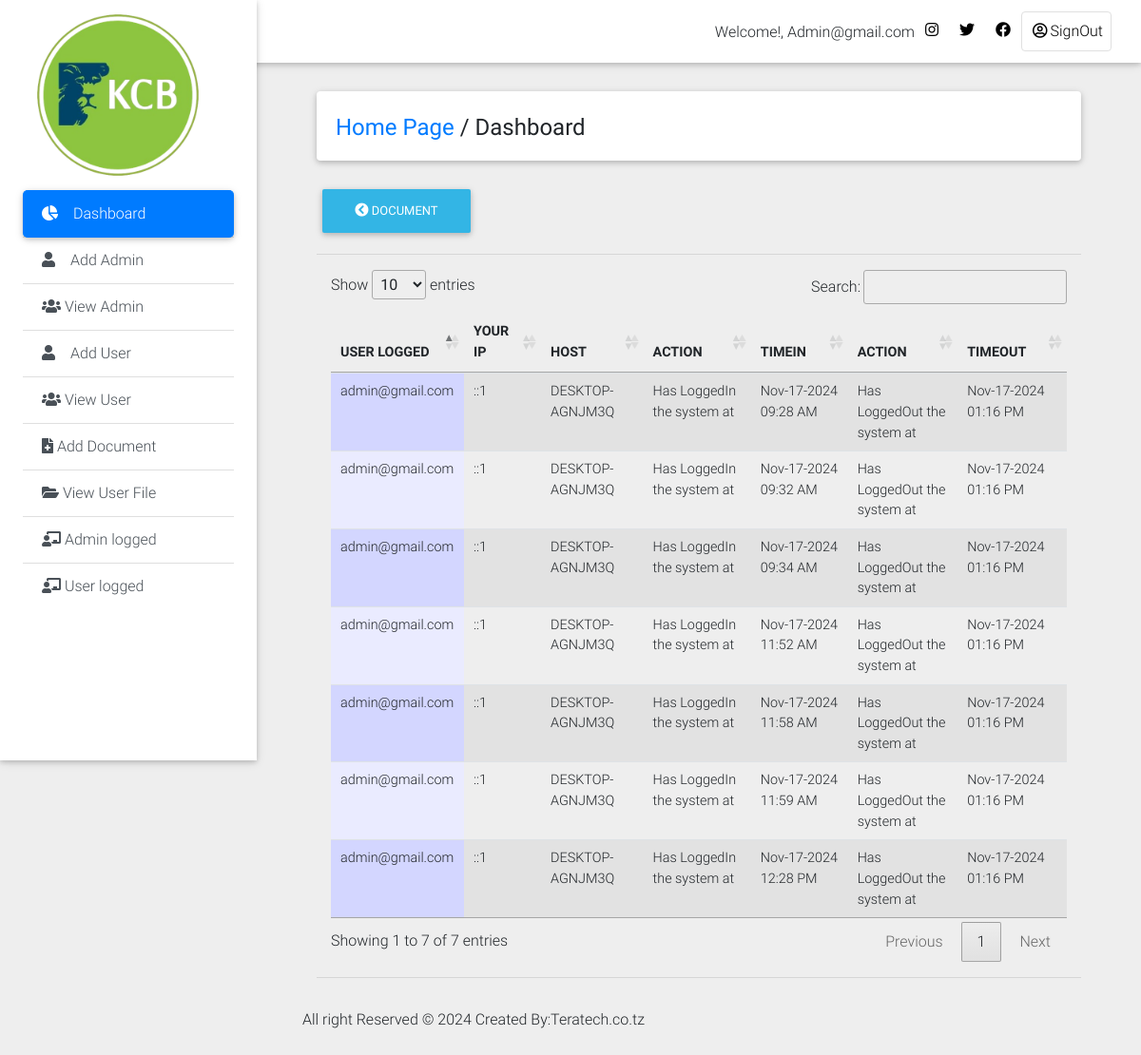
The page /Private_Dashboard/admin_log.php (signed in) on the database its author committed.
### tables this page shows
CREATE TABLE `history_log1` (
  `log_id` int(11) NOT NULL,
  `id` int(11) NOT NULL,
  `admin_user` text NOT NULL,
  `action` varchar(100) NOT NULL,
  `actions` varchar(200) NOT NULL DEFAULT 'Has LoggedOut the system at',
  `ip` text NOT NULL,
  `host` text NOT NULL,
  `login_time` varchar(200) NOT NULL,
  `logout_time` varchar(200) NOT NULL
);

### Private_Dashboard/admin_log.php (the view, shortened to what this page needs)
<!DOCTYPE html>
<html lang="en">
<head>
  <link rel="stylesheet" href="https://use.fontawesome.com/releases/v5.8.1/css/all.css">
  <link href="css/bootstrap.min.css" rel="stylesheet">
  <link href="css/mdb.min.css" rel="stylesheet">
  <link href="css/style.min.css" rel="stylesheet">
    <link rel="stylesheet" type="text/css" href="medias/css/dataTable.css" />
</head>
<body class="grey lighten-3">
  <header>
    <nav class="navbar fixed-top navbar-expand-lg navbar-light white scrolling-navbar">
      <div class="container-fluid">
        <div class="collapse navbar-collapse" id="navbarSupportedContent">
            <?php
             require_once("include/connection.php");
               $id = mysqli_real_escape_string($conn,$_SESSION['admin_user']);
              $r = mysqli_query($conn,"SELECT * FROM admin_login where id = '$id'") or die (mysqli_error($con));
              $row = mysqli_fetch_array($r);
               $id=$row['admin_user'];
            ?>
         <ul class="navbar-nav nav-flex-icons">
                <li style="margin-top: 10px;">Welcome!,</font> <?php echo ucwords(htmlentities($id)); ?></li>
            <li class="nav-item">
              <a href="https://www.instagram.com/kcbbanktz/?igshid=MzRlODBiNWFlZA%3D%3D" class="nav-link waves-effect" target="_blank">
                <i class="fab fa-instagram"></i>
              </a>
            </li>
            <li class="nav-item">
              <a href="https://x.com/i/flow/login?redirect_after_login=%2Fkcbbanktz" class="nav-link waves-effect" target="_blank">
                <i class="fab fa-twitter"></i>
              </a>
            </li>
            <li class="nav-item">
              <a href="https://www.facebook.com/KCBBankTZ?mibextid=LQQJ4d" class="nav-link waves-effect" target="_blank">
                <i class="fab fa-facebook"></i>
              </a>
            </li>
            <li class="nav-item">
              <a href="logout.php" class="nav-link border border-light rounded waves-effect">
               <i class="far fa-user-circle"></i>SignOut
              </a>
            </li>
          </ul>
        </div>
      </div>
    </nav>
    <div class="sidebar-fixed position-fixed">
    <a>
    <img src="js/img/kcb.png" width="200px" height="80px" class="img-fluid" alt="Logo">
</a>
     <div class="list-group list-group-flush">
        <a href="dashboard.php" class="list-group-item active waves-effect">
          <i class="fas fa-chart-pie mr-3"></i>Dashboard
        </a>
         <a href="#" class="list-group-item list-group-item-action waves-effect"  data-toggle="modal" data-target="#modalRegisterForm">
          <i class="fas fa-user mr-3"></i>Add Admin</a>
            <a href="view_admin.php" class="list-group-item list-group-item-action waves-effect">
          <i class="fas fa-users"></i> View Admin</a>
        <a href="#" class="list-group-item list-group-item-action waves-effect" data-toggle="modal" data-target="#modalRegisterForm2">
          <i class="fas fa-user mr-3"></i>Add User</a>
           <a href="view_user.php" class="list-group-item list-group-item-action waves-effect">
          <i class="fas fa-users"></i>  View User</a>
        <a href="add_document.php" class="list-group-item list-group-item-action waves-effect">
          <i class="fas fa-file-medical"></i> Add Document</a>
        <a href="view_userfile.php" class="list-group-item list-group-item-action waves-effect">
          <i class="fas fa-folder-open"></i> View User File</a>
            <a href="admin_log.php" class="list-group-item list-group-item-action waves-effect">
          <i class="fas fa-chalkboard-teacher"></i> Admin logged</a>
              <a href="user_log.php" class="list-group-item list-group-item-action waves-effect">
          <i class="fas fa-chalkboard-teacher"></i> User logged</a>
      </div>
    </div>
  </header>
  <main class="pt-5 mx-lg-5">
    <div class="container-fluid mt-5">
      <div class="card mb-4 wow fadeIn">
        <div class="card-body d-sm-flex justify-content-between">
          <h4 class="mb-2 mb-sm-0 pt-1">
            <a href="dashboard.php">Home Page</a>
            <span>/</span>
            <span>Dashboard</span>
          </h4>
        </div>
      </div>
      <div class="">
    <a href="add_document.php"><button type="button" class="btn btn-info"><i class="fas fa-chevron-circle-left"></i>  Document</button></a>
    </div>
<hr>
 <div class="col-md-12">
  <table id="dtable" class = "table table-striped" style="">
     <thead>
    <th>USER LOGGED</th>
     <th>YOUR IP</th>
     <th>HOST</th>
     <th>ACTION</th>
     <th>TIMEIN</th>
     <th>ACTION</th>
     <th>TIMEOUT</th>
</thead>
<tbody>
    <tr>
        <?php
        require_once("include/connection.php");
      $query = mysqli_query($conn,"SELECT * from history_log1") or die (mysqli_error($conn));
      while($file=mysqli_fetch_array($query)){
         $name =  $file['admin_user'];
         $ip =  $file['ip'];
         $host =  $file['host'];
         $action =  $file['action'];
         $logintime =  $file['login_time'];
         $actions =  $file['actions'];
         $logouttime =  $file['logout_time'];
      ?>
      <td><?php echo $name; ?></td>
       <td><?php echo $ip; ?></td>
      <td><?php echo $host; ?></td>
      <td><?php echo $action; ?></td>
      <td><?php echo $logintime; ?></td>
      <td><?php echo $actions; ?></td>
      <td><?php echo $logouttime; ?></td>
    </tr>
<?php } ?>
</tbody>
   </table>
    </div>
    <hr></div>
    <div class="footer-copyright py-3">
    <p>All right Reserved &copy; <?php echo date('Y');?> Created By:Teratech.co.tz</p>
  </div>
<link rel="stylesheet" type="text/css" href="https://cdn.datatables.net/1.10.9/css/jquery.dataTables.min.css"/>
<link rel="stylesheet" type="text/css" href="https://cdn.datatables.net/responsive/1.0.3/css/dataTables.responsive.css">
</body>
</html>

### Private_Dashboard/medias/css/dataTable.css (style rules this page uses)
.sorting_asc { background: url('../images/sort_asc.png') no-repeat center right; }
.sorting { background: url('../images/sort_both.png') no-repeat center right; }
tr.odd { background-color: #E2E4FF; }
tr.odd td.sorting_1 { background-color: #D3D6FF; }
tr.even td.sorting_1 { background-color: #EAEBFF; }

### rows shown on the page
history_log1: admin_user "admin@gmail.com", ip "::1", host "DESKTOP-AGNJM3Q", action "Has LoggedIn the system at", login_time "Nov-17-2024 09:28 AM", actions "Has LoggedOut the system at", logout_time "Nov-17-2024 01:16 PM"
history_log1: admin_user "admin@gmail.com", ip "::1", host "DESKTOP-AGNJM3Q", action "Has LoggedIn the system at", login_time "Nov-17-2024 09:32 AM", actions "Has LoggedOut the system at", logout_time "Nov-17-2024 01:16 PM"
history_log1: admin_user "admin@gmail.com", ip "::1", host "DESKTOP-AGNJM3Q", action "Has LoggedIn the system at", login_time "Nov-17-2024 09:34 AM", actions "Has LoggedOut the system at", logout_time "Nov-17-2024 01:16 PM"
history_log1: admin_user "admin@gmail.com", ip "::1", host "DESKTOP-AGNJM3Q", action "Has LoggedIn the system at", login_time "Nov-17-2024 11:52 AM", actions "Has LoggedOut the system at", logout_time "Nov-17-2024 01:16 PM"
history_log1: admin_user "admin@gmail.com", ip "::1", host "DESKTOP-AGNJM3Q", action "Has LoggedIn the system at", login_time "Nov-17-2024 11:58 AM", actions "Has LoggedOut the system at", logout_time "Nov-17-2024 01:16 PM"
history_log1: admin_user "admin@gmail.com", ip "::1", host "DESKTOP-AGNJM3Q", action "Has LoggedIn the system at", login_time "Nov-17-2024 11:59 AM", actions "Has LoggedOut the system at", logout_time "Nov-17-2024 01:16 PM"
history_log1: admin_user "admin@gmail.com", ip "::1", host "DESKTOP-AGNJM3Q", action "Has LoggedIn the system at", login_time "Nov-17-2024 12:28 PM", actions "Has LoggedOut the system at", logout_time "Nov-17-2024 01:16 PM"

### other values the page prints
$id "Admin@gmail.com"
